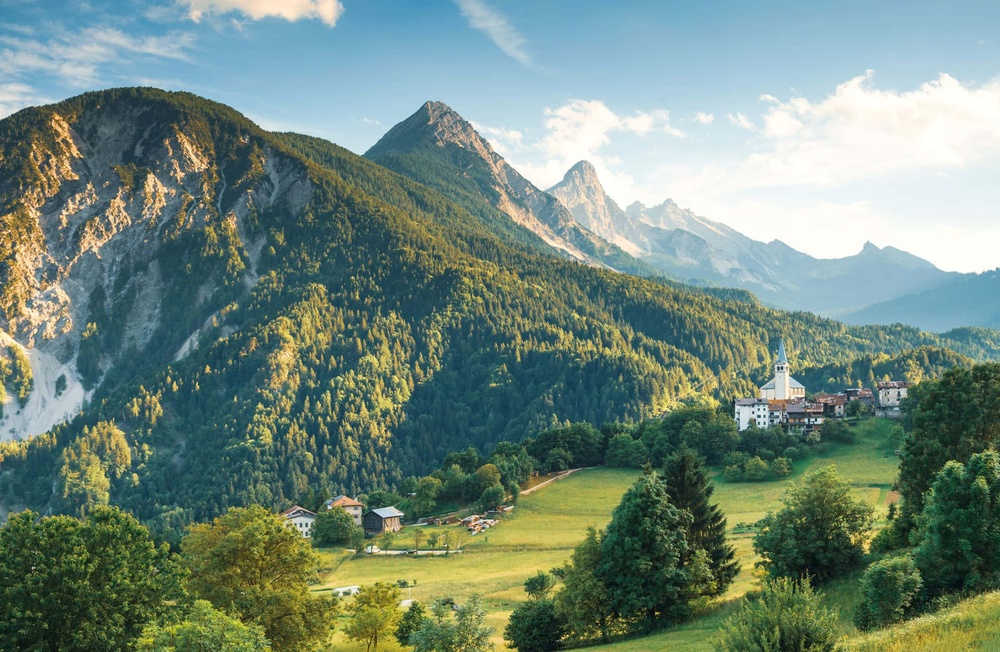
#> input picture exploringcolorspace/mountain.jpg, 1000 x 652 px, shrunk from 1920 x 1251 before the run
$ jupyter execute implemantation.ipynb
#> lines starting #> are read from the running program, lines starting #| are printed output that depends on the picture
[cell 1]
import cv2

[cell 2]
bgr_image = cv2.imread("./mountain.jpg")
#> bgr_image is the input picture: shape (652, 1000, 3); mean B, G, R 124, 136.3, 114.5

[cell 3]
#convert to grayscale
gray_image =cv2.cvtColor(bgr_image , cv2.COLOR_BGR2GRAY)
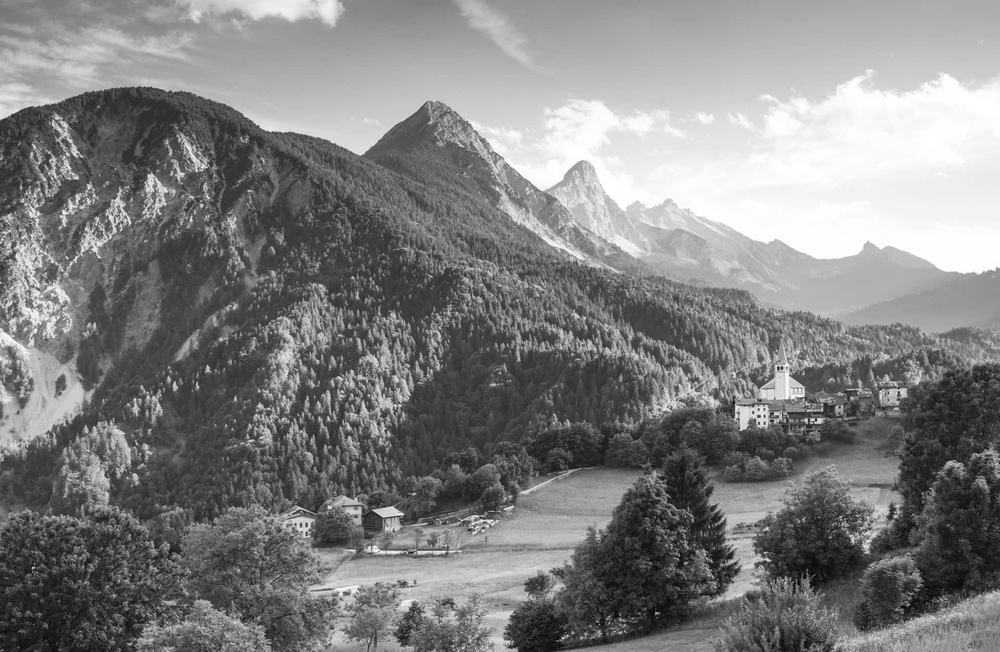
#> gray_image: shape (652, 1000); min 4, max 255, mean 128.4
cv2.imwrite(("./outputgrayscale.jpg") , gray_image)
#> Out = True

[cell 4]
hsv_image = cv2.cvtColor(bgr_image , cv2.COLOR_BGR2HSV)
#> hsv_image: shape (652, 1000, 3); mean H, S, V 69.9, 90.1, 143.8
cv2.imwrite(("./outputhsv.jpg") , hsv_image)
#> Out = True

[cell 5]
lab_image =cv2.cvtColor(bgr_image , cv2.COLOR_BGR2LAB)
#> lab_image: shape (652, 1000, 3); mean of channels 0, 1, 2 138, 118.8, 132.3
cv2.imwrite(("./outputlab.jpg"), lab_image)
#> Out = True

[cell 6]
rgb_image =cv2.cvtColor(bgr_image , cv2.COLOR_BGR2RGB)
cv2.imwrite(("./outputrgb.jpg"), rgb_image)
#> Out = True

[cell 7]
cv2.imwrite(("./outputbgr.jpg"), rgb_image)
#> Out = True
